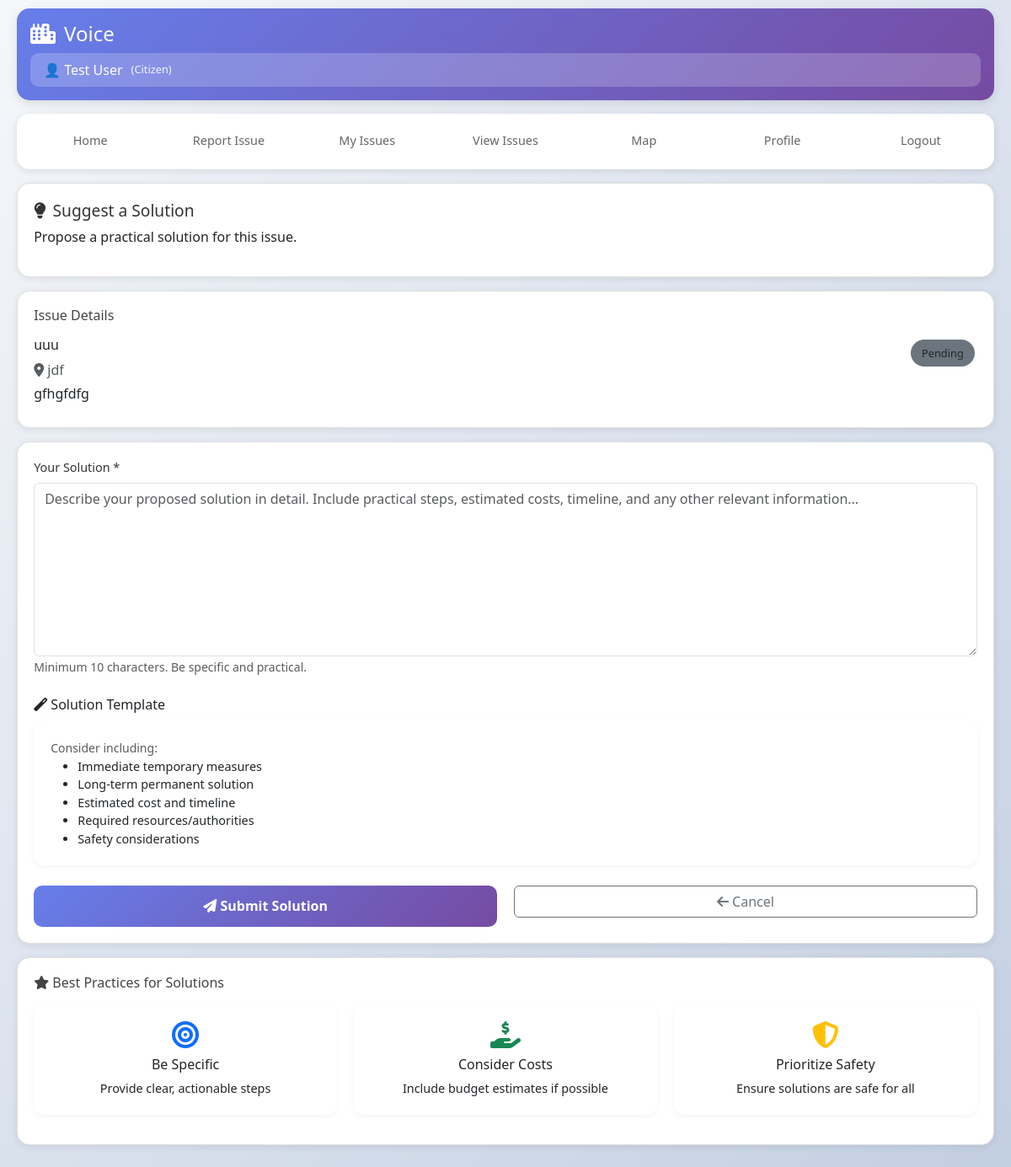
The page /issue/400719fe-ea0d-4d2f-aa0d-9041ae21bf34/add-solution (signed in) on the database its author committed.
### app.py (models this page shows)
class User(UserMixin, db.Model):
    id = db.Column(db.String(36), primary_key=True, default=lambda: str(uuid.uuid4()))
    username = db.Column(db.String(80), unique=True, nullable=False, index=True)
    email = db.Column(db.String(120), unique=True, nullable=False, index=True)
    password = db.Column(db.String(200), nullable=False)
    full_name = db.Column(db.String(100), nullable=False)
    phone = db.Column(db.String(20))
    role = db.Column(db.String(20), default='user', index=True)
    created_at = db.Column(db.DateTime, default=datetime.utcnow, index=True)
    last_login = db.Column(db.DateTime)
    is_active = db.Column(db.Boolean, default=True)
    issues = db.relationship('Issue', backref='reporter', lazy=True, cascade='all, delete-orphan')
    feedbacks = db.relationship('Feedback', backref='user', lazy=True, cascade='all, delete-orphan')
    solutions = db.relationship('Solution', backref='user', lazy=True, cascade='all, delete-orphan')
    solution_votes = db.relationship('SolutionVote', backref='user', lazy=True, cascade='all, delete-orphan')

class Issue(db.Model):
    id = db.Column(db.String(36), primary_key=True, default=lambda: str(uuid.uuid4()))
    title = db.Column(db.String(200), nullable=False)
    description = db.Column(db.Text, nullable=False)
    service_type = db.Column(db.String(50), nullable=False, index=True)
    location = db.Column(db.String(200), nullable=False)
    area = db.Column(db.String(100), index=True)
    city = db.Column(db.String(100))
    latitude = db.Column(db.Float)
    longitude = db.Column(db.Float)
    priority = db.Column(db.String(20), default='medium', index=True)
    status = db.Column(db.String(20), default='pending', index=True)
    date = db.Column(db.DateTime, default=datetime.utcnow, index=True)
    media_paths = db.Column(db.Text)  # JSON string of file paths
    user_id = db.Column(db.String(36), db.ForeignKey('user.id'), nullable=False, index=True)
    upvotes = db.Column(db.Integer, default=0)
    comments = db.Column(db.Integer, default=0)
    assigned_to = db.Column(db.String(100))
    assigned_date = db.Column(db.DateTime)
    resolved_date = db.Column(db.DateTime)
    admin_notes = db.Column(db.Text)
    feedbacks = db.relationship('Feedback', backref='issue', lazy=True, cascade='all, delete-orphan')
    solutions = db.relationship('Solution', backref='issue', lazy=True, cascade='all, delete-orphan')

### app.py (the view, shortened to what this page needs)
@app.route('/issue/<issue_id>/add-solution', methods=['GET', 'POST'])
@login_required
def add_solution(issue_id):
    issue = Issue.query.get_or_404(issue_id)
    if issue.status == 'done':
        flash('Cannot add solutions to resolved issues', 'error')
        return redirect(url_for('view_solutions', issue_id=issue_id))
    existing_solution = Solution.query.filter_by(
        issue_id=issue_id,
        user_id=current_user.id
    ).first()
    if existing_solution:
        flash('You have already submitted a solution for this issue', 'warning')
        return redirect(url_for('view_solutions', issue_id=issue_id))
    return render_template('add_solution.html', issue=issue)

### app.py (called while the page is built)
@login_manager.user_loader
def load_user(user_id):
    return db.session.get(User, user_id)

@app.context_processor
def inject_now():
    return {'now': datetime.utcnow()}

@app.context_processor
def inject_config():
    return {
        'SERVICE_TYPES': app.config['SERVICE_TYPES'],
        'PRIORITY_LEVELS': app.config['PRIORITY_LEVELS'],
        'ISSUE_STATUSES': app.config['ISSUE_STATUSES'],
        'USER_ROLES': app.config['USER_ROLES'],
        'APP_NAME': app.config.get('APP_NAME', 'CivicCare')
    }

### templates/add_solution.html
{% extends "base.html" %}
{% block content %}
<div class="mobile-header">
    <h1><i class="fas fa-city"></i> Voice</h1>
    <div class="user-info">
        <span>👤 {{ current_user.full_name }}</span>
        <span style="font-size: 0.8rem; opacity: 0.9;">(Citizen)</span>
    </div>
</div>
<div class="mobile-tabs">
    <a href="{{ url_for('dashboard') }}" class="mobile-tab">Home</a>
    <a href="{{ url_for('report_issue') }}" class="mobile-tab">Report Issue</a>
    <a href="{{ url_for('my_issues') }}" class="mobile-tab">My Issues</a>
    <a href="{{ url_for('view_issues') }}" class="mobile-tab">View Issues</a>
    <a href="{{ url_for('map_view') }}" class="mobile-tab">Map</a>
    <a href="{{ url_for('profile') }}" class="mobile-tab">Profile</a>
    <a href="{{ url_for('logout') }}" class="mobile-tab">Logout</a>
</div>
<div class="mobile-card">
    <h3><i class="fas fa-lightbulb"></i> Suggest a Solution</h3>
    <p>Propose a practical solution for this issue.</p>
</div>
<div class="mobile-card">
    <h5>Issue Details</h5>
    <div class="row">
        <div class="col-md-9">
            <h6>{{ issue.title }}</h6>
            <p class="text-muted mb-1">
                <i class="fas fa-map-marker-alt"></i> {{ issue.location }}
            </p>
            <p class="mb-2">{{ issue.description }}</p>
        </div>
        <div class="col-md-3 text-end">
            <span class="status-badge {{ ISSUE_STATUSES[issue.status].badge_class }}">
                {{ ISSUE_STATUSES[issue.status].name }}
            </span>
        </div>
    </div>
</div>
<div class="mobile-card">
    <form method="POST" action="{{ url_for('add_solution', issue_id=issue.id) }}">
        <div class="form-group mb-4">
            <label class="form-label">Your Solution *</label>
            <textarea class="form-control" name="description" rows="8"
                      placeholder="Describe your proposed solution in detail. Include practical steps, estimated costs, timeline, and any other relevant information..."
                      required></textarea>
            <small class="form-text text-muted">
                Minimum 10 characters. Be specific and practical.
            </small>
        </div>
        <div class="mb-4">
            <h6><i class="fas fa-magic"></i> Solution Template</h6>
            <div class="card">
                <div class="card-body">
                    <small class="text-muted">Consider including:</small>
                    <ul class="mb-0" style="font-size: 0.9rem;">
                        <li>Immediate temporary measures</li>
                        <li>Long-term permanent solution</li>
                        <li>Estimated cost and timeline</li>
                        <li>Required resources/authorities</li>
                        <li>Safety considerations</li>
                    </ul>
                </div>
            </div>
        </div>
        <div class="row">
            <div class="col-md-6">
                <button type="submit" class="btn btn-primary w-100">
                    <i class="fas fa-paper-plane"></i> Submit Solution
                </button>
            </div>
            <div class="col-md-6">
                <a href="{{ url_for('view_solutions', issue_id=issue.id) }}" class="btn btn-outline-secondary w-100">
                    <i class="fas fa-arrow-left"></i> Cancel
                </a>
            </div>
        </div>
    </form>
</div>
<div class="mobile-card">
    <h5><i class="fas fa-star"></i> Best Practices for Solutions</h5>
    <div class="row">
        <div class="col-md-4 mb-3">
            <div class="card h-100">
                <div class="card-body text-center">
                    <div class="text-primary mb-2">
                        <i class="fas fa-bullseye fa-2x"></i>
                    </div>
                    <h6>Be Specific</h6>
                    <p class="mb-0" style="font-size: 0.9rem;">Provide clear, actionable steps</p>
                </div>
            </div>
        </div>
        <div class="col-md-4 mb-3">
            <div class="card h-100">
                <div class="card-body text-center">
                    <div class="text-success mb-2">
                        <i class="fas fa-hand-holding-usd fa-2x"></i>
                    </div>
                    <h6>Consider Costs</h6>
                    <p class="mb-0" style="font-size: 0.9rem;">Include budget estimates if possible</p>
                </div>
            </div>
        </div>
        <div class="col-md-4 mb-3">
            <div class="card h-100">
                <div class="card-body text-center">
                    <div class="text-warning mb-2">
                        <i class="fas fa-shield-alt fa-2x"></i>
                    </div>
                    <h6>Prioritize Safety</h6>
                    <p class="mb-0" style="font-size: 0.9rem;">Ensure solutions are safe for all</p>
                </div>
            </div>
        </div>
    </div>
</div>
{% endblock %}

### static/css/style.css (style rules this page uses)
* { margin: 0; padding: 0; box-sizing: border-box; }
body { background: linear-gradient(135deg, #f5f7fa 0%, #c3cfe2 100%); font-family: 'Segoe UI', 'Roboto', 'Arial', sans-serif; min-height: 100vh; padding: 10px; }
.mobile-header { background: linear-gradient(135deg, #667eea 0%, #764ba2 100%); color: white; padding: 1rem; border-radius: 15px; margin-bottom: 1rem; box-shadow: 0 4px 12px rgba(0, 0, 0, 0.1); }
.mobile-header h1 { color: white; font-size: 1.5rem; display: flex; align-items: center; gap: 10px; margin: 0; }
.user-info { display: flex; align-items: center; gap: 10px; background: rgba(255, 255, 255, 0.2); padding: 0.5rem 1rem; border-radius: 10px; margin-top: 0.5rem; }
.mobile-tabs { display: flex; overflow-x: auto; background: white; border-radius: 15px; margin-bottom: 1rem; box-shadow: 0 2px 8px rgba(0, 0, 0, 0.1); -webkit-overflow-scrolling: touch; padding: 5px; }
.mobile-tab { flex: 1; text-align: center; padding: 1rem 0.5rem; font-weight: 500; color: #666; border-bottom: 3px solid transparent; white-space: nowrap; min-width: 120px; font-size: 0.9rem; text-decoration: none; transition: all 0.3s; }
.mobile-card { background: white; border-radius: 15px; padding: 1.2rem; margin-bottom: 1rem; box-shadow: 0 2px 8px rgba(0, 0, 0, 0.08); border: 1px solid #e0e0e0; }
.mobile-card h3 { color: #333; font-size: 1.2rem; margin-bottom: 0.5rem; display: flex; align-items: center; gap: 8px; }
.mobile-card h5 { color: #444; margin-bottom: 1rem; font-size: 1rem; }
.status-badge { display: inline-block; padding: 0.4rem 0.8rem; border-radius: 20px; font-size: 0.8rem; font-weight: 500; margin: 0.2rem; }
.form-group { margin-bottom: 1.2rem; }
.form-label { font-weight: 500; margin-bottom: 0.5rem; color: #333; display: block; font-size: 0.9rem; }
.btn-primary { background: linear-gradient(135deg, #667eea 0%, #764ba2 100%); color: white; border: none; padding: 0.8rem; border-radius: 10px; font-weight: 600; font-size: 1rem; transition: all 0.3s; width: 100%; }
.text-center { text-align: center; }
.text-end { text-align: right; }
.mb-1 { margin-bottom: 0.25rem; }
.mb-2 { margin-bottom: 0.5rem; }
.mb-3 { margin-bottom: 1rem; }
.mb-4 { margin-bottom: 1.5rem; }
.w-100 { width: 100%; }
.row { display: flex; flex-wrap: wrap; margin-right: -10px; margin-left: -10px; }
.row > * { padding-right: 10px; padding-left: 10px; }
@media (min-width: 768px) { .col-md-3 { flex: 0 0 25%; max-width: 25%; } }
@media (min-width: 768px) { .col-md-4 { flex: 0 0 33.33%; max-width: 33.33%; } }
@media (min-width: 768px) { .col-md-6 { flex: 0 0 50%; max-width: 50%; } }
@media (min-width: 768px) { .col-md-9 { flex: 0 0 75%; max-width: 75%; } }
.card { border: none; border-radius: 12px; box-shadow: 0 2px 6px rgba(0, 0, 0, 0.05); transition: all 0.3s ease; }
.card-body { padding: 1.25rem; }

### rows shown on the page
User: full_name "Test User"
Issue: title "uuu", location "jdf", description "gfhgfdfg", status "Pending"
